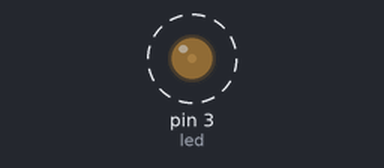
The sketch below on a simulated Arduino Uno, built with avr-gcc and run on an emulated ATmega328P. Parts: output pins drawn as LEDs (lit = HIGH). Dashed ring = blinking.

Above: at 0.05 s.
Timing chart, 0 to 4.6 s (numbered marks = the images above):
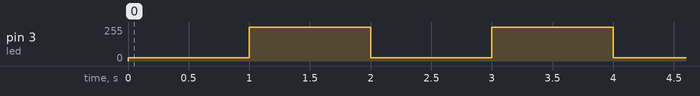

The sketch:

analog_led.ino
```cpp
#define led 3

void setup() {
  pinMode(led,OUTPUT);

}

void loop() {
  analogWrite(led,25);
  delay(1000);
  analogWrite(led,255);
  delay(1000);
}
```

Measured:
- by itself, pin 3 (led): alternates 255/255 for 1.0 s and 25/255 for 1.0 s
